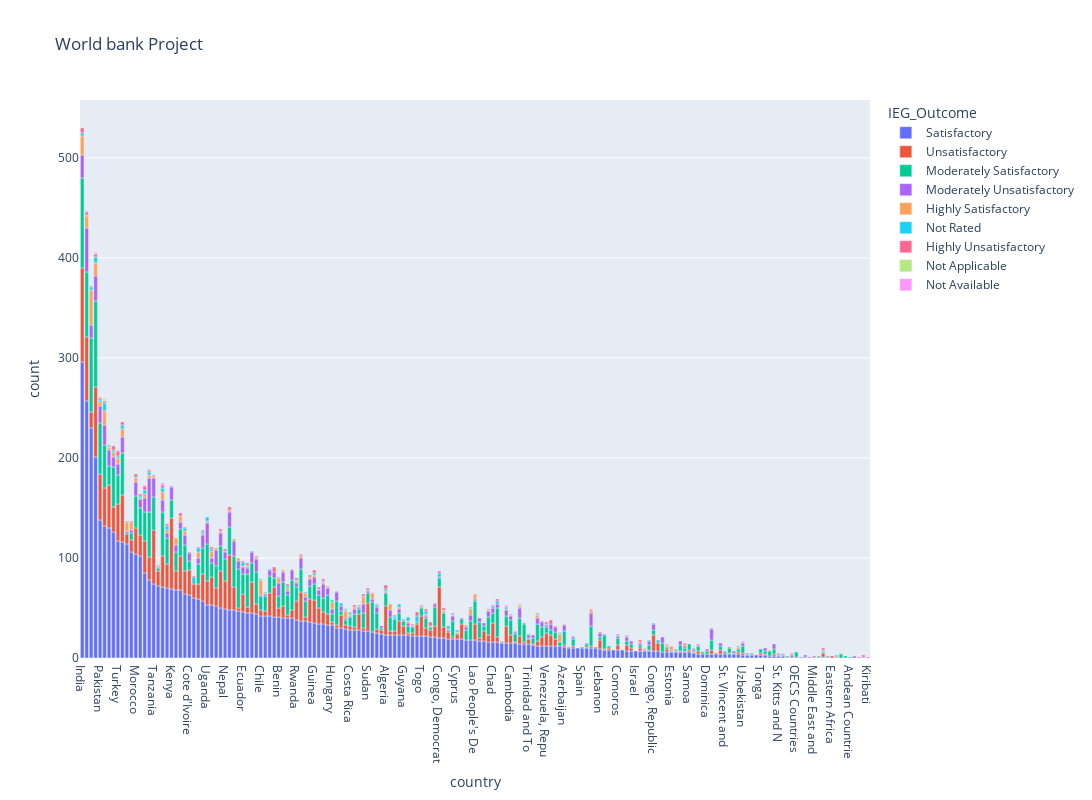

The cell this chart's notebook holds for it:
### Code cell
fig = px.bar(project_df.set_index('country'), y="count", color="IEG_Outcome", title="World bank Project",width=2000, height=800)
fig.update_traces(texttemplate='%{text:.2s}', textposition='outside')
fig.update_layout(uniformtext_minsize=8, uniformtext_mode='hide')
fig.show()

### Figure 1 — Plotly figure (JSON) as saved in the notebook; plotly's stock layout.template omitted (floating-point values rounded to 4 significant figures; data arrays with more than 128 entries replaced by an {"elided": "..."} marker saying what was removed)
{"data": [{"alignmentgroup": "True", "hovertemplate": "IEG_Outcome=Satisfactory<br>country=%{x}<br>count=%{y}<extra></extra>", "legendgroup": "Satisfactory", "marker": {"color": "#636efa"}, "name": "Satisfactory", "offsetgroup": "Satisfactory", "orientation": "v", "showlegend": true, "textposition": "outside", "texttemplate": "%{text:.2s}", "type": "bar", "x": {"elided": "168 str values"}, "xaxis": "x", "y": {"elided": "168 int values"}, "yaxis": "y"}, {"alignmentgroup": "True", "hovertemplate": "IEG_Outcome=Unsatisfactory<br>country=%{x}<br>count=%{y}<extra></extra>", "legendgroup": "Unsatisfactory", "marker": {"color": "#EF553B"}, "name": "Unsatisfactory", "offsetgroup": "Unsatisfactory", "orientation": "v", "showlegend": true, "textposition": "outside", "texttemplate": "%{text:.2s}", "type": "bar", "x": {"elided": "142 str values"}, "xaxis": "x", "y": {"elided": "142 int values"}, "yaxis": "y"}, {"alignmentgroup": "True", "hovertemplate": "IEG_Outcome=Moderately Satisfactory<br>country=%{x}<br>count=%{y}<extra></extra>", "legendgroup": "Moderately Satisfactory", "marker": {"color": "#00cc96"}, "name": "Moderately Satisfactory", "offsetgroup": "Moderately Satisfactory", "orientation": "v", "showlegend": true, "textposition": "outside", "texttemplate": "%{text:.2s}", "type": "bar", "x": {"elided": "154 str values"}, "xaxis": "x", "y": {"elided": "154 int values"}, "yaxis": "y"}, {"alignmentgroup": "True", "hovertemplate": "IEG_Outcome=Moderately Unsatisfactory<br>country=%{x}<br>count=%{y}<extra></extra>", "legendgroup": "Moderately Unsatisfactory", "marker": {"color": "#ab63fa"}, "name": "Moderately Unsatisfactory", "offsetgroup": "Moderately Unsatisfactory", "orientation": "v", "showlegend": true, "textposition": "outside", "texttemplate": "%{text:.2s}", "type": "bar", "x": {"elided": "139 str values"}, "xaxis": "x", "y": {"elided": "139 int values"}, "yaxis": "y"}, {"alignmentgroup": "True", "hovertemplate": "IEG_Outcome=Highly Satisfactory<br>country=%{x}<br>count=%{y}<extra></extra>", "legendgroup": "Highly Satisfactory", "marker": {"color": "#FFA15A"}, "name": "Highly Satisfactory", "offsetgroup": "Highly Satisfactory", "orientation": "v", "showlegend": true, "textposition": "outside", "texttemplate": "%{text:.2s}", "type": "bar", "x": ["China", "India", "Chile", "Mexico", "Brazil", "Indonesia", "Korea, Republic", "Thailand", "Bangladesh", "Latvia", "Argentina", "Poland", "Hungary", "Peru", "Romania", "Mauritius", "Kyrgyz Republic", "Turkey", "Jordan", "Senegal", "Macedonia, form", "Armenia", "Colombia", "Lao People's De", "Estonia", "Benin", "Morocco", "Pakistan", "Nicaragua", "Yemen, Republic", "Sri Lanka", "Philippines", "Vietnam", "Bosnia and Herz", "West Bank and G", "Croatia", "Maldives", "Ghana", "Mali", "Egypt, Arab Rep", "Rwanda", "Serbia", "Ukraine", "Russian Federat", "Slovak Republic", "Tanzania", "Uganda", "Burkina Faso", "Honduras", "Bulgaria", "Bolivia", "Madagascar", "Malawi", "Dominican Repub", "El Salvador", "Ethiopia", "Guinea", "Nigeria", "Niger", "Africa", "Mozambique", "Panama", "Costa Rica", "Albania", "Tunisia", "Czech Republic", "Togo", "Cyprus", "Algeria", "Belize", "Azerbaijan", "Caribbean", "Burundi", "Uruguay", "Cambodia", "Cabo Verde", "Mauritania", "Malaysia", "Lesotho", "Latin America", "Papua New Guine", "Myanmar", "Portugal", "Moldova", "Ecuador", "Georgia", "Solomon Islands", "Kazakhstan", "South Africa", "Haiti"], "xaxis": "x", "y": [35, 19, 15, 14, 13, 12, 9, 8, 8, 8, 8, 8, 7, 7, 7, 7, 6, 6, 6, 6, 6, 6, 5, 5, 5, 5, 4, 4, 4, 4, 4, 3, 3, 3, 3, 3, 3, 3, 3, 3, 2, 2, 2, 2, 2, 2, 2, 2, 2, 2, 2, 2, 2, 2, 2, 2, 2, 2, 2, 2, 2, 2, 1, 1, 1, 1, 1, 1, 1, 1, 1, 1, 1, 1, 1, 1, 1, 1, 1, 1, 1, 1, 1, 1, 1, 1, 1, 1, 1, 1], "yaxis": "y"}, {"alignmentgroup": "True", "hovertemplate": "IEG_Outcome=Not Rated<br>country=%{x}<br>count=%{y}<extra></extra>", "legendgroup": "Not Rated", "marker": {"color": "#19d3f3"}, "name": "Not Rated", "offsetgroup": "Not Rated", "orientation": "v", "showlegend": true, "textposition": "outside", "texttemplate": "%{text:.2s}", "type": "bar", "x": ["Mexico", "Yugoslavia, for", "Somalia", "Brazil", "Ecuador", "Egypt, Arab Rep", "El Salvador", "Argentina", "Yemen, Republic", "Bangladesh", "Uganda", "Congo, Democrat", "Jordan", "Sri Lanka", "Ukraine", "China", "Afghanistan", "Paraguay", "Panama", "Portugal", "India", "Syrian Arab Rep", "Ghana", "Tunisia", "Zimbabwe", "Turkey", "Peru", "Chad", "Hungary", "Bosnia and Herz", "Malawi", "Haiti", "Colombia", "Guinea", "Cyprus", "Costa Rica", "Guatemala", "Algeria", "Pakistan", "Congo, Republic", "Comoros", "Djibouti", "Chile", "Trinidad and To", "Zambia", "Dominican Repub", "Vanuatu", "Venezuela, Repu", "Benin", "West Bank and G", "Central Asia", "Cambodia", "Uruguay", "Papua New Guine", "Lithuania", "Malaysia", "Macedonia, form", "Latvia", "Korea, Republic", "Slovak Republic", "Rwanda", "Mauritius", "Nicaragua", "Philippines", "Nepal", "Mozambique", "Morocco", "Moldova", "Russian Federat", "Greece", "Sudan", "Eritrea", "Equatorial Guin", "Jamaica", "Indonesia", "Guyana"], "xaxis": "x", "y": [8, 7, 6, 6, 4, 4, 4, 4, 4, 4, 4, 4, 4, 3, 3, 3, 3, 3, 3, 3, 3, 3, 3, 2, 2, 2, 2, 2, 2, 2, 2, 2, 2, 2, 2, 2, 2, 2, 2, 1, 1, 1, 1, 1, 1, 1, 1, 1, 1, 1, 1, 1, 1, 1, 1, 1, 1, 1, 1, 1, 1, 1, 1, 1, 1, 1, 1, 1, 1, 1, 1, 1, 1, 1, 1, 1], "yaxis": "y"}, {"alignmentgroup": "True", "hovertemplate": "IEG_Outcome=Highly Unsatisfactory<br>country=%{x}<br>count=%{y}<extra></extra>", "legendgroup": "Highly Unsatisfactory", "marker": {"color": "#FF6692"}, "name": "Highly Unsatisfactory", "offsetgroup": "Highly Unsatisfactory", "orientation": "v", "showlegend": true, "textposition": "outside", "texttemplate": "%{text:.2s}", "type": "bar", "x": ["Cameroon", "Turkey", "India", "Myanmar", "Algeria", "Yemen, Republic", "Central African", "Colombia", "Somalia", "Brazil", "Nigeria", "Senegal", "Argentina", "Bangladesh", "Indonesia", "Guinea", "Morocco", "Ukraine", "Sudan", "Peru", "Rwanda", "Tunisia", "Venezuela, Repu", "Poland", "Russian Federat", "Turkmenistan", "Afghanistan", "Caribbean", "Bulgaria", "Bosnia and Herz", "Madagascar", "Egypt, Arab Rep", "Equatorial Guin", "Ghana", "Congo, Democrat", "Dominican Repub", "Mexico", "Niger", "Nepal", "Mauritania", "Mozambique", "Pakistan", "Comoros", "Costa Rica", "Cote d'Ivoire", "Africa", "Togo", "Djibouti", "Zimbabwe", "Croatia", "China", "Vanuatu", "West Bank and G", "Burkina Faso", "Yugoslavia, for", "Chad", "Uzbekistan", "Burundi", "Timor-Leste", "Mali", "Sao Tome and Pr", "Malawi", "Macedonia, form", "Slovenia", "Lesotho", "Sierra Leone", "Lebanon", "Mauritius", "Philippines", "Moldova", "Gambia, The", "Tanzania", "Thailand", "Ecuador", "St. Kitts and N", "Guatemala", "Solomon Islands", "Kenya", "Kazakhstan", "Jordan", "Haiti", "Sri Lanka", "Guinea-Bissau"], "xaxis": "x", "y": [5, 5, 5, 4, 4, 4, 4, 4, 4, 3, 3, 3, 3, 3, 3, 3, 3, 2, 2, 2, 2, 2, 2, 2, 2, 2, 2, 2, 2, 2, 2, 2, 2, 2, 2, 2, 2, 2, 2, 2, 2, 2, 1, 1, 1, 1, 1, 1, 1, 1, 1, 1, 1, 1, 1, 1, 1, 1, 1, 1, 1, 1, 1, 1, 1, 1, 1, 1, 1, 1, 1, 1, 1, 1, 1, 1, 1, 1, 1, 1, 1, 1, 1], "yaxis": "y"}, {"alignmentgroup": "True", "hovertemplate": "IEG_Outcome=Not Applicable<br>country=%{x}<br>count=%{y}<extra></extra>", "legendgroup": "Not Applicable", "marker": {"color": "#B6E880"}, "name": "Not Applicable", "offsetgroup": "Not Applicable", "orientation": "v", "showlegend": true, "textposition": "outside", "texttemplate": "%{text:.2s}", "type": "bar", "x": ["Mexico", "Africa", "Brazil", "Yemen, Republic", "Mauritius", "Pakistan", "Ghana", "Egypt, Arab Rep"], "xaxis": "x", "y": [2, 1, 1, 1, 1, 1, 1, 1], "yaxis": "y"}, {"alignmentgroup": "True", "hovertemplate": "IEG_Outcome=Not Available<br>country=%{x}<br>count=%{y}<extra></extra>", "legendgroup": "Not Available", "marker": {"color": "#FF97FF"}, "name": "Not Available", "offsetgroup": "Not Available", "orientation": "v", "showlegend": true, "textposition": "outside", "texttemplate": "%{text:.2s}", "type": "bar", "x": ["Argentina", "Turkey", "Brazil", "Uzbekistan", "Slovenia", "Indonesia", "Haiti", "Latvia"], "xaxis": "x", "y": [2, 1, 1, 1, 1, 1, 1, 1], "yaxis": "y"}], "layout": {"barmode": "relative", "height": 800, "legend": {"title": {"text": "IEG_Outcome"}, "tracegroupgap": 0}, "title": {"text": "World bank Project"}, "uniformtext": {"minsize": 8, "mode": "hide"}, "width": 2000, "xaxis": {"anchor": "y", "domain": [0, 1], "title": {"text": "country"}}, "yaxis": {"anchor": "x", "domain": [0, 1], "title": {"text": "count"}}}}
